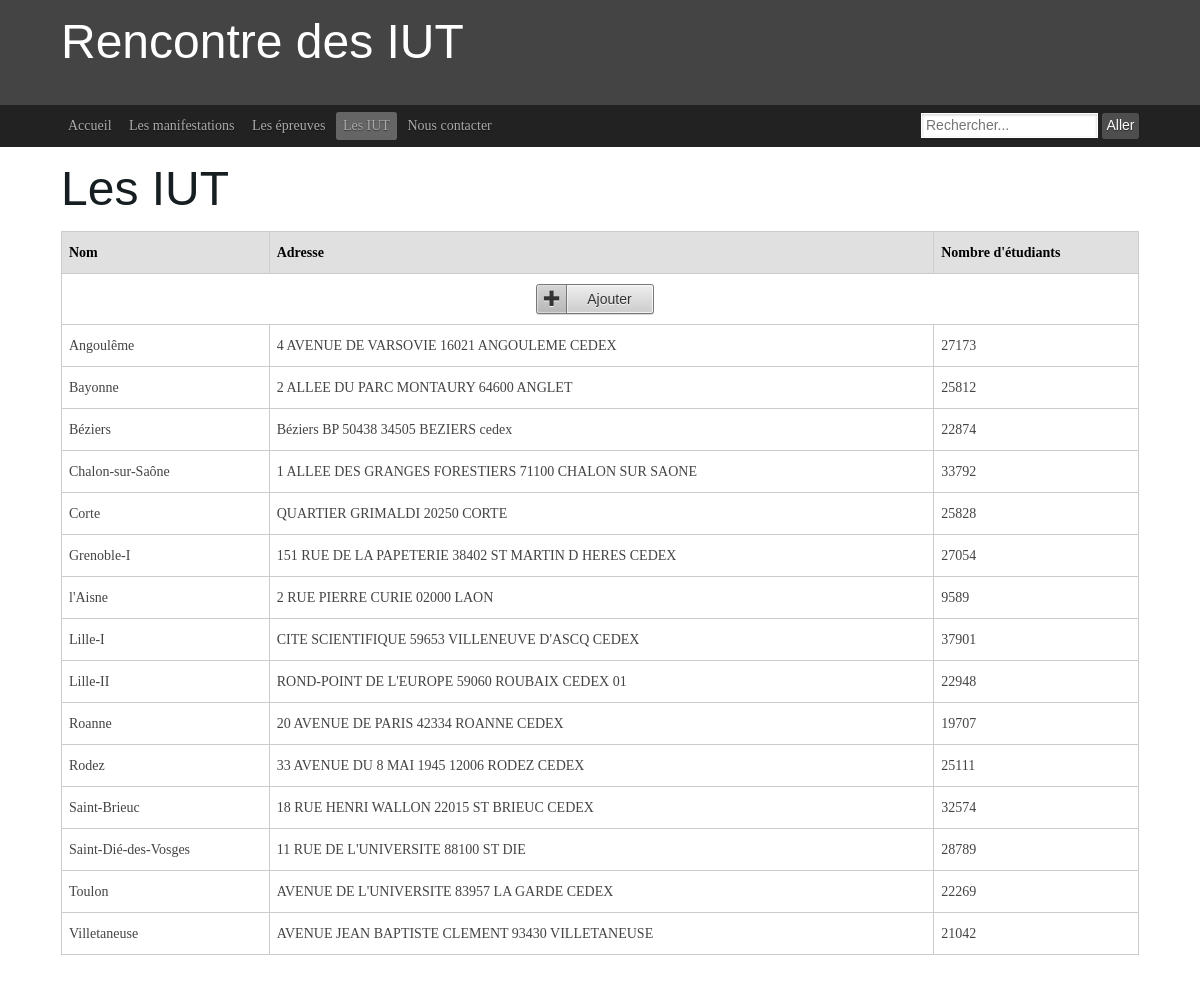
/iut.php, run on the app's committed database.
### tables this page shows
create table iut (
noIut int(5) not null auto_increment,
nomIut varchar(80),
adresse varchar(80),
nbEtudiants int(5),
primary key (noIut)
);

### queryUtil.php (called while the page is built, shortened)
<?php
function query($query) {
    $bdd = mysqli_connect('aquassaut.pwnz.org','proje','tbdd','projet');
    $result = mysqli_query($bdd, $query);
    return mysqli_fetch_all($result);
}
?>

### iut.php (the view, shortened to what this page needs)
<?php
require_once "queryUtil.php";
require_once "pageTemplate.php";
function selectAllIUT() {
    $q = 'select * from iut order by nomIut;';
    return query($q);
}
function printAllIUT()
{
    $array = selectAllIUT();
    echo ('
                    <article class="ym-content">
                        <table class="bordertable">
                            <thead>
                                <tr>
                                    <th>Nom</th>
                                    <th>Adresse</th>
                                    <th>Nombre d\'étudiants</th>
                                </tr>
                            </thead>
                            <tbody>
                                <tr id="0">
                                    <td colspan="3">
                                        <center>
                                            <button class="ym-button ym-add" onclick="popForm(0);">Ajouter</button>
                                        </center>
                                    </td>
                                </tr>
    ');
    foreach( $array as $activ)
    {
        echo('
                                <tr id="'.$activ[0].'">
                                    <td>'.$activ[1].'</td>
                                    <td>'.$activ[2].'</td>
                                    <td>'.$activ[3].'</td>
                                </tr>
        ');
    }
    echo ('
                            </tbody>
                        </table>
                    </article>
    ');
}
printAllIUT();

### data on the page
iut: nomIut "Angoulême", adresse "4 AVENUE DE VARSOVIE 16021 ANGOULEME CEDEX", nbEtudiants "27173"
iut: nomIut "Bayonne", adresse "2 ALLEE DU PARC MONTAURY 64600 ANGLET", nbEtudiants "25812"
iut: nomIut "Béziers", adresse "Béziers BP 50438 34505 BEZIERS cedex", nbEtudiants "22874"
iut: nomIut "Chalon-sur-Saône", adresse "1 ALLEE DES GRANGES FORESTIERS 71100 CHALON SUR SAONE", nbEtudiants "33792"
iut: nomIut "Corte", adresse "QUARTIER GRIMALDI 20250 CORTE", nbEtudiants "25828"
iut: nomIut "Grenoble-I", adresse "151 RUE DE LA PAPETERIE 38402 ST MARTIN D HERES CEDEX", nbEtudiants "27054"
iut: nomIut "l'Aisne", adresse "2 RUE PIERRE CURIE 02000 LAON", nbEtudiants "9589"
iut: nomIut "Lille-I", adresse "CITE SCIENTIFIQUE 59653 VILLENEUVE D'ASCQ CEDEX", nbEtudiants "37901"
iut: nomIut "Lille-II", adresse "ROND-POINT DE L'EUROPE 59060 ROUBAIX CEDEX 01", nbEtudiants "22948"
iut: nomIut "Roanne", adresse "20 AVENUE DE PARIS 42334 ROANNE CEDEX", nbEtudiants "19707"
iut: nomIut "Rodez", adresse "33 AVENUE DU 8 MAI 1945 12006 RODEZ CEDEX", nbEtudiants "25111"
iut: nomIut "Saint-Brieuc", adresse "18 RUE HENRI WALLON 22015 ST BRIEUC CEDEX", nbEtudiants "32574"
iut: nomIut "Saint-Dié-des-Vosges", adresse "11 RUE DE L'UNIVERSITE 88100 ST DIE", nbEtudiants "28789"
iut: nomIut "Toulon", adresse "AVENUE DE L'UNIVERSITE 83957 LA GARDE CEDEX", nbEtudiants "22269"
iut: nomIut "Villetaneuse", adresse "AVENUE JEAN BAPTISTE CLEMENT 93430 VILLETANEUSE", nbEtudiants "21042"

### other printed values
$page[1] "Accueil"
$page[1] "Les manifestations"
$page[1] "Les épreuves"
$page[1] "Les IUT"
$page[1] "Nous contacter"
$title "Les IUT"
